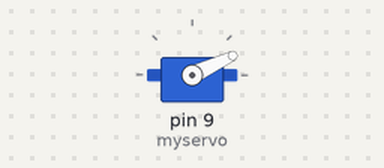
Bench run of a sketch on a simulated Arduino Uno, built with avr-gcc and run on an emulated ATmega328P. Shown: servo.

Above: at 0.4 s.
At 1.6 s:
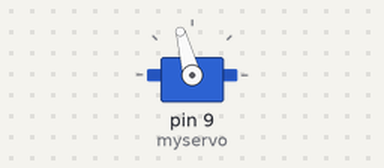
At 2.8 s:
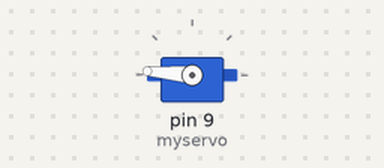
At 5.5 s:
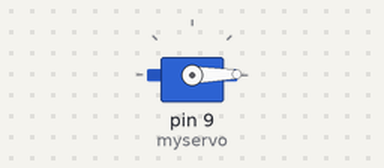
Timing chart, 0 to 7.0 s (numbered marks = the images above):
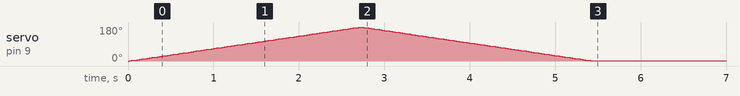

The sketch:

singleServo.ino
```cpp
#include <Servo.h>

Servo myservo;  // create servo object to control a servo
                // a maximum of eight servo objects can be created

int pos = 0;    // variable to store the servo position

void open(void);

void setup()
{
  myservo.attach(9);  // attaches the servo on pin 9 to the servo object
  open();
}


void loop()
{

}


void open()
{
   for(pos = 0; pos < 180; pos += 1)  // goes from 0 degrees to 180 degrees
  {                                  // in steps of 1 degree
    myservo.write(pos);              // tell servo to go to position in variable 'pos'
    delay(15);                       // waits 15ms for the servo to reach the position
  }
  for(pos = 180; pos>=1; pos-=1)     // goes from 180 degrees to 0 degrees
  {
    myservo.write(pos);              // tell servo to go to position in variable 'pos'
    delay(15);                       // waits 15ms for the servo to reach the position
  }
}
```
